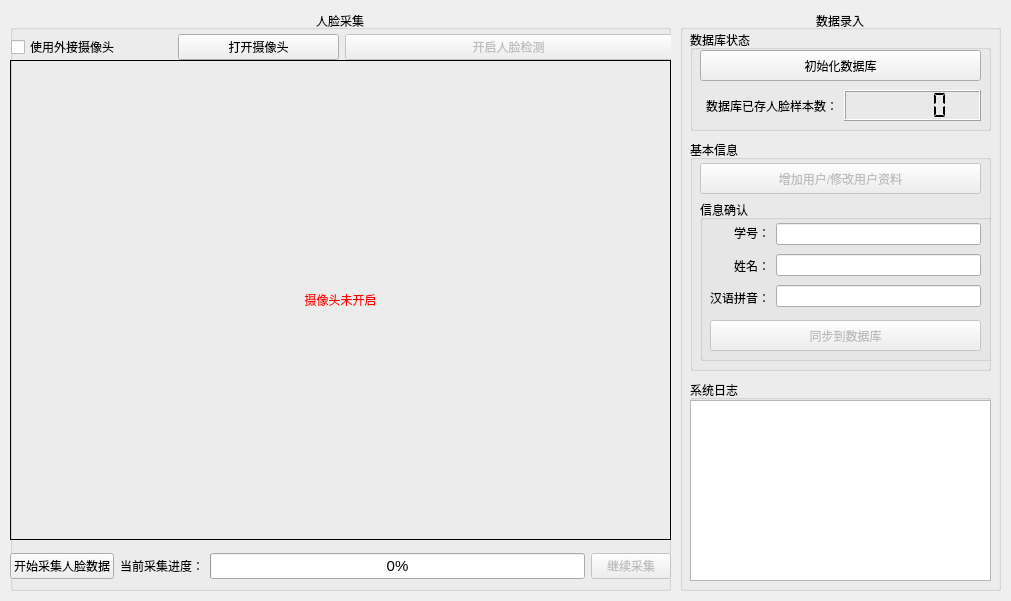
<?xml version="1.0" encoding="UTF-8"?>
<ui version="4.0">
 <class>dataRecordUI</class>
 <widget class="QWidget" name="dataRecordUI">
  <property name="geometry">
   <rect>
    <x>0</x>
    <y>0</y>
    <width>1011</width>
    <height>601</height>
   </rect>
  </property>
  <property name="windowTitle">
   <string>OpenCV Face Recognition System - DataRecord</string>
  </property>
  <widget class="QGroupBox" name="faceRecordGroupBox">
   <property name="geometry">
    <rect>
     <x>10</x>
     <y>10</y>
     <width>661</width>
     <height>581</height>
    </rect>
   </property>
   <property name="title">
    <string>人脸采集</string>
   </property>
   <property name="alignment">
    <set>Qt::AlignCenter</set>
   </property>
   <property name="flat">
    <bool>false</bool>
   </property>
   <widget class="QLabel" name="faceDetectCaptureLabel">
    <property name="geometry">
     <rect>
      <x>0</x>
      <y>50</y>
      <width>661</width>
      <height>480</height>
     </rect>
    </property>
    <property name="frameShape">
     <enum>QFrame::Box</enum>
    </property>
    <property name="text">
     <string>&lt;font color=red&gt;摄像头未开启&lt;/font&gt;</string>
    </property>
    <property name="alignment">
     <set>Qt::AlignCenter</set>
    </property>
   </widget>
   <widget class="QWidget" name="layoutWidget_2">
    <property name="geometry">
     <rect>
      <x>0</x>
      <y>540</y>
      <width>661</width>
      <height>32</height>
     </rect>
    </property>
    <layout class="QHBoxLayout" name="faceRecordHorizontalLayout">
     <item>
      <widget class="QPushButton" name="startFaceRecordButton">
       <property name="enabled">
        <bool>true</bool>
       </property>
       <property name="text">
        <string>开始采集人脸数据</string>
       </property>
      </widget>
     </item>
     <item>
      <layout class="QHBoxLayout" name="faceRecordCountHorizontalLayout">
       <item>
        <widget class="QLabel" name="faceRecordCountLabel">
         <property name="text">
          <string>当前采集进度：</string>
         </property>
         <property name="alignment">
          <set>Qt::AlignRight|Qt::AlignTrailing|Qt::AlignVCenter</set>
         </property>
        </widget>
       </item>
       <item>
        <widget class="QProgressBar" name="faceRecordCountBar">
         <property name="font">
          <font>
           <pointsize>11</pointsize>
          </font>
         </property>
         <property name="value">
          <number>0</number>
         </property>
         <property name="textVisible">
          <bool>true</bool>
         </property>
         <property name="invertedAppearance">
          <bool>false</bool>
         </property>
        </widget>
       </item>
      </layout>
     </item>
     <item>
      <widget class="QPushButton" name="enableFaceRecordButton">
       <property name="enabled">
        <bool>false</bool>
       </property>
       <property name="text">
        <string>继续采集</string>
       </property>
      </widget>
     </item>
    </layout>
   </widget>
   <widget class="QWidget" name="layoutWidget">
    <property name="geometry">
     <rect>
      <x>1</x>
      <y>21</y>
      <width>661</width>
      <height>32</height>
     </rect>
    </property>
    <layout class="QHBoxLayout" name="controlHorizontalLayout">
     <item>
      <layout class="QHBoxLayout" name="webcamHorizontalLayout">
       <item>
        <widget class="QCheckBox" name="useExternalCameraCheckBox">
         <property name="text">
          <string>使用外接摄像头</string>
         </property>
        </widget>
       </item>
       <item>
        <widget class="QPushButton" name="startWebcamButton">
         <property name="text">
          <string>打开摄像头</string>
         </property>
        </widget>
       </item>
      </layout>
     </item>
     <item>
      <widget class="QPushButton" name="enableFaceDetectButton">
       <property name="enabled">
        <bool>false</bool>
       </property>
       <property name="text">
        <string>开启人脸检测</string>
       </property>
      </widget>
     </item>
    </layout>
   </widget>
   <zorder>layoutWidget_2</zorder>
   <zorder>faceDetectCaptureLabel</zorder>
   <zorder>layoutWidget</zorder>
  </widget>
  <widget class="QGroupBox" name="dataGroupBox">
   <property name="geometry">
    <rect>
     <x>680</x>
     <y>10</y>
     <width>321</width>
     <height>581</height>
    </rect>
   </property>
   <property name="title">
    <string>数据录入</string>
   </property>
   <property name="alignment">
    <set>Qt::AlignCenter</set>
   </property>
   <widget class="QGroupBox" name="userInfoGroupBox">
    <property name="geometry">
     <rect>
      <x>10</x>
      <y>130</y>
      <width>301</width>
      <height>231</height>
     </rect>
    </property>
    <property name="title">
     <string>基本信息</string>
    </property>
    <widget class="QGroupBox" name="infoConfirmGroupBox">
     <property name="geometry">
      <rect>
       <x>10</x>
       <y>60</y>
       <width>301</width>
       <height>161</height>
      </rect>
     </property>
     <property name="title">
      <string>信息确认</string>
     </property>
     <widget class="QWidget" name="layoutWidget_3">
      <property name="geometry">
       <rect>
        <x>10</x>
        <y>20</y>
        <width>271</width>
        <height>91</height>
       </rect>
      </property>
      <layout class="QHBoxLayout" name="infoConfirmHorizontalLayout">
       <item>
        <layout class="QVBoxLayout" name="keyVerticalLayout">
         <item>
          <widget class="QLabel" name="stuIDLabel">
           <property name="frameShape">
            <enum>QFrame::NoFrame</enum>
           </property>
           <property name="text">
            <string>学号：</string>
           </property>
           <property name="alignment">
            <set>Qt::AlignRight|Qt::AlignTrailing|Qt::AlignVCenter</set>
           </property>
          </widget>
         </item>
         <item>
          <widget class="QLabel" name="cnNameLabel">
           <property name="frameShape">
            <enum>QFrame::NoFrame</enum>
           </property>
           <property name="text">
            <string>姓名：</string>
           </property>
           <property name="alignment">
            <set>Qt::AlignRight|Qt::AlignTrailing|Qt::AlignVCenter</set>
           </property>
          </widget>
         </item>
         <item>
          <widget class="QLabel" name="enNameLabel">
           <property name="frameShape">
            <enum>QFrame::NoFrame</enum>
           </property>
           <property name="text">
            <string>汉语拼音：</string>
           </property>
           <property name="alignment">
            <set>Qt::AlignRight|Qt::AlignTrailing|Qt::AlignVCenter</set>
           </property>
          </widget>
         </item>
        </layout>
       </item>
       <item>
        <layout class="QVBoxLayout" name="valueVerticalLayout">
         <item>
          <widget class="QLineEdit" name="stuIDLineEdit">
           <property name="focusPolicy">
            <enum>Qt::StrongFocus</enum>
           </property>
           <property name="readOnly">
            <bool>true</bool>
           </property>
          </widget>
         </item>
         <item>
          <widget class="QLineEdit" name="cnNameLineEdit">
           <property name="focusPolicy">
            <enum>Qt::StrongFocus</enum>
           </property>
           <property name="readOnly">
            <bool>true</bool>
           </property>
          </widget>
         </item>
         <item>
          <widget class="QLineEdit" name="enNameLineEdit">
           <property name="focusPolicy">
            <enum>Qt::StrongFocus</enum>
           </property>
           <property name="readOnly">
            <bool>true</bool>
           </property>
          </widget>
         </item>
        </layout>
       </item>
      </layout>
     </widget>
     <widget class="QPushButton" name="migrateToDbButton">
      <property name="enabled">
       <bool>false</bool>
      </property>
      <property name="geometry">
       <rect>
        <x>10</x>
        <y>120</y>
        <width>271</width>
        <height>31</height>
       </rect>
      </property>
      <property name="text">
       <string>同步到数据库</string>
      </property>
      <property name="autoDefault">
       <bool>false</bool>
      </property>
     </widget>
    </widget>
    <widget class="QPushButton" name="addOrUpdateUserInfoButton">
     <property name="enabled">
      <bool>false</bool>
     </property>
     <property name="geometry">
      <rect>
       <x>10</x>
       <y>23</y>
       <width>281</width>
       <height>31</height>
      </rect>
     </property>
     <property name="text">
      <string>增加用户/修改用户资料</string>
     </property>
     <property name="autoDefault">
      <bool>false</bool>
     </property>
    </widget>
   </widget>
   <widget class="QGroupBox" name="logGroupBox">
    <property name="geometry">
     <rect>
      <x>10</x>
      <y>370</y>
      <width>301</width>
      <height>201</height>
     </rect>
    </property>
    <property name="title">
     <string>系统日志</string>
    </property>
    <widget class="QTextEdit" name="logTextEdit">
     <property name="geometry">
      <rect>
       <x>0</x>
       <y>20</y>
       <width>301</width>
       <height>181</height>
      </rect>
     </property>
    </widget>
   </widget>
   <widget class="QGroupBox" name="dbGroupBox">
    <property name="geometry">
     <rect>
      <x>10</x>
      <y>20</y>
      <width>301</width>
      <height>101</height>
     </rect>
    </property>
    <property name="title">
     <string>数据库状态</string>
    </property>
    <widget class="QWidget" name="layoutWidget_4">
     <property name="geometry">
      <rect>
       <x>10</x>
       <y>60</y>
       <width>281</width>
       <height>31</height>
      </rect>
     </property>
     <layout class="QHBoxLayout" name="dbUserCountHorizontalLayout">
      <item>
       <widget class="QLabel" name="dbUserCountLabel">
        <property name="text">
         <string>数据库已存人脸样本数：</string>
        </property>
        <property name="alignment">
         <set>Qt::AlignRight|Qt::AlignTrailing|Qt::AlignVCenter</set>
        </property>
       </widget>
      </item>
      <item>
       <widget class="QLCDNumber" name="dbUserCountLcdNum">
        <property name="segmentStyle">
         <enum>QLCDNumber::Flat</enum>
        </property>
       </widget>
      </item>
     </layout>
    </widget>
    <widget class="QPushButton" name="initDbButton">
     <property name="geometry">
      <rect>
       <x>10</x>
       <y>20</y>
       <width>281</width>
       <height>31</height>
      </rect>
     </property>
     <property name="text">
      <string>初始化数据库</string>
     </property>
    </widget>
   </widget>
  </widget>
 </widget>
 <resources/>
 <connections/>
</ui>
